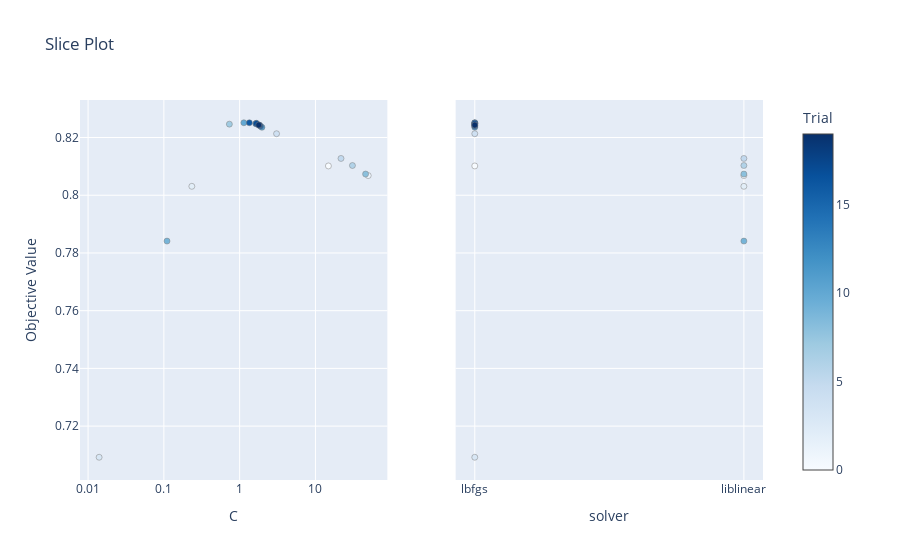

Notebook code cell kept with this figure:
### Code cell
vis.plot_slice(study)

### Figure 1 — Plotly figure (JSON) as saved in the notebook; plotly's stock layout.template omitted (floating-point values rounded to 4 significant figures)
{"data": [{"marker": {"color": [0, 1, 2, 3, 4, 5, 6, 7, 8, 9, 10, 11, 12, 13, 14, 15, 16, 17, 18, 19], "colorbar": {"title": {"text": "Trial"}, "x": 1, "xpad": 40}, "colorscale": [[0, "rgb(247,251,255)"], [0.125, "rgb(222,235,247)"], [0.25, "rgb(198,219,239)"], [0.375, "rgb(158,202,225)"], [0.5, "rgb(107,174,214)"], [0.625, "rgb(66,146,198)"], [0.75, "rgb(33,113,181)"], [0.875, "rgb(8,81,156)"], [1, "rgb(8,48,107)"]], "line": {"color": "Grey", "width": 0.5}, "showscale": true}, "mode": "markers", "name": "Feasible Trial", "showlegend": false, "type": "scatter", "x": [14.84, 49.74, 0.234, 0.01398, 3.069, 21.73, 30.78, 0.7314, 45.88, 0.11, 1.136, 1.967, 1.661, 1.631, 1.807, 1.883, 1.343, 1.658, 1.826, 1.785], "xaxis": "x", "y": [0.8102, 0.8068, 0.8031, 0.7092, 0.8213, 0.8128, 0.8103, 0.8246, 0.8073, 0.7841, 0.8251, 0.8235, 0.8249, 0.8248, 0.8243, 0.8239, 0.8251, 0.8249, 0.8243, 0.8243], "yaxis": "y"}, {"marker": {"color": [0, 1, 2, 3, 4, 5, 6, 7, 8, 9, 10, 11, 12, 13, 14, 15, 16, 17, 18, 19], "colorbar": {"title": {"text": "Trial"}, "x": 1, "xpad": 40}, "colorscale": [[0, "rgb(247,251,255)"], [0.125, "rgb(222,235,247)"], [0.25, "rgb(198,219,239)"], [0.375, "rgb(158,202,225)"], [0.5, "rgb(107,174,214)"], [0.625, "rgb(66,146,198)"], [0.75, "rgb(33,113,181)"], [0.875, "rgb(8,81,156)"], [1, "rgb(8,48,107)"]], "line": {"color": "Grey", "width": 0.5}, "showscale": false}, "mode": "markers", "name": "Feasible Trial", "showlegend": false, "type": "scatter", "x": ["lbfgs", "liblinear", "liblinear", "lbfgs", "lbfgs", "liblinear", "liblinear", "lbfgs", "liblinear", "liblinear", "lbfgs", "lbfgs", "lbfgs", "lbfgs", "lbfgs", "lbfgs", "lbfgs", "lbfgs", "lbfgs", "lbfgs"], "xaxis": "x2", "y": [0.8102, 0.8068, 0.8031, 0.7092, 0.8213, 0.8128, 0.8103, 0.8246, 0.8073, 0.7841, 0.8251, 0.8235, 0.8249, 0.8248, 0.8243, 0.8239, 0.8251, 0.8249, 0.8243, 0.8243], "yaxis": "y2"}], "layout": {"title": {"text": "Slice Plot"}, "xaxis": {"anchor": "y", "domain": [0, 0.45], "title": {"text": "C"}, "type": "log"}, "xaxis2": {"anchor": "y2", "categoryarray": ["lbfgs", "liblinear"], "categoryorder": "array", "domain": [0.55, 1], "title": {"text": "solver"}, "type": "category"}, "yaxis": {"anchor": "x", "domain": [0, 1], "title": {"text": "Objective Value"}}, "yaxis2": {"anchor": "x2", "domain": [0, 1], "matches": "y", "showticklabels": false}}}
